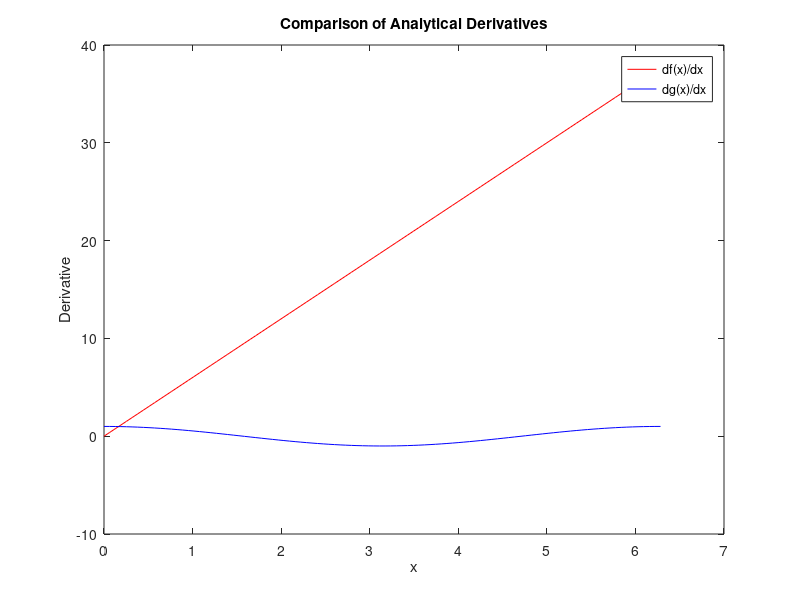

This figure's MATLAB source: (Note: this script raises an error after producing the figure.)
clc; clear all; close all;

%% Question 1 
% Function definitions
fx = @(x) 3*x.^2 + 7;
gx = @(x) sin(x);

% Point at which to find the derivative
x0 = 1;

% Compute numerical derivatives using diff command
h = 0.0001; % step size
dfx = (fx(x0+h) - fx(x0))/h;
dgx = (gx(x0+h) - gx(x0))/h;

% Analytical derivatives
dfx_analytical = @(x) 6*x;
dgx_analytical = @(x) cos(x);

% Display the results
fprintf('The numerical derivative of f(x) = 3*x.^2 + 7 at x=%d is %f\n', x0, dfx);
fprintf('The numerical derivative of g(x) = sin(x)  at x=%d is %f\n', x0, dgx);

% Plot the results
x_values = linspace(0, 2*pi, 100);
plot(x_values, dfx_analytical(x_values), 'r', x_values, dgx_analytical(x_values), 'b');
legend('df(x)/dx', 'dg(x)/dx');
title('Comparison of Analytical Derivatives');
xlabel('x');
ylabel('Derivative');


%% Question 2
clc; clear all; close all;
x = [0, 1, 2, 3, 4];
y = [10 20 25 30 35 40];
X = input('Enter the value of X = '); % X is any number
n = length(x); %n=4
D = zeros(n,n); %zero matrix of order 4
D(:,1) = y'; %1st column of D
for j = 2:n
    for i = 1:n-j+1                      %n-j+1 = 3 2
        D(i,j) = D(i+1,j-1) - D(i,j-1);  %y_1-y_0  D(2,1)-D(1,1)   D(3,1)-D(2,1)
    end
end
h = x(2)-x(1);
u = (X - x(1))/h;
A = y(1);
G = u;
for k = 1:n-1
    A = A +G*D(1,k+1);  %y(1)+uD(1,2) + u(u-1)/2 D(1,3)   u(u-1)/2 = u* (u-1)/2 u(u-1)(u-2)/3!
    G = (u-k)/(k+1)*G; %G = (u-1)/2*u
end

% Display the estimated y value
print("The estimated value of y at x" , X, A);